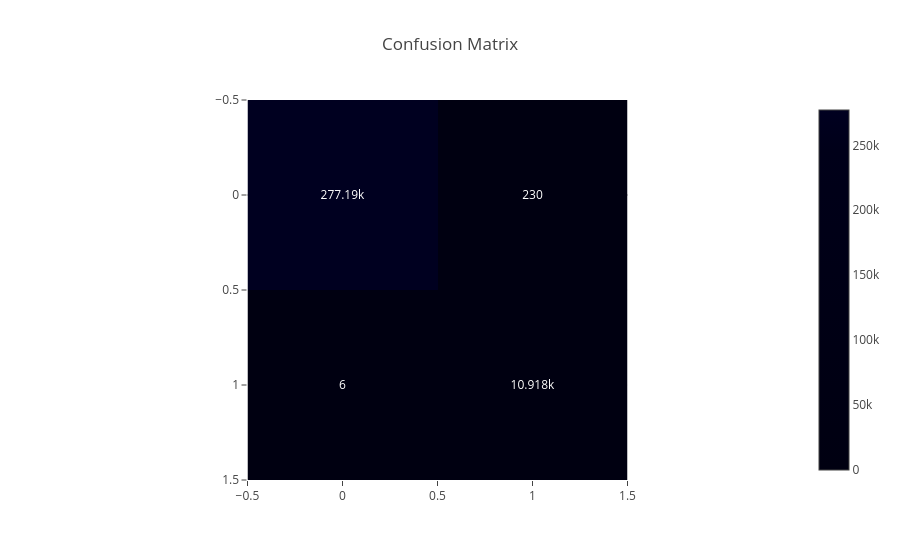

Notebook cell for this chart:
### Code cell
fig=px.imshow(

cm,

text_auto=True,

title="Confusion Matrix"

)

fig.show()

### Figure 1 — Plotly figure (JSON) as saved in the notebook; plotly's stock layout.template omitted (floating-point values rounded to 4 significant figures)
{"data": [{"coloraxis": "coloraxis", "hovertemplate": "x: %{x}<br>y: %{y}<br>color: %{z}<extra></extra>", "name": "0", "texttemplate": "%{z}", "type": "heatmap", "xaxis": "x", "yaxis": "y", "z": [[277190, 230], [6, 10918]]}], "layout": {"autosize": true, "coloraxis": {"colorscale": [[0, "#000011"], [0.1111, "#000012"], [0.2222, "#000013"], [0.3333, "#000014"], [0.4444, "#000015"], [0.5556, "#000016"], [0.6667, "#000017"], [0.7778, "#000018"], [0.8889, "#000019"], [1, "#000020"]]}, "title": {"text": "Confusion Matrix"}, "xaxis": {"anchor": "y", "autorange": true, "constrain": "domain", "domain": [0.5, 0.5], "range": [1.5, 3.5], "scaleanchor": "y"}, "yaxis": {"anchor": "x", "autorange": "reversed", "constrain": "domain", "domain": [0, 1], "range": [0.5, 2.5]}}}
